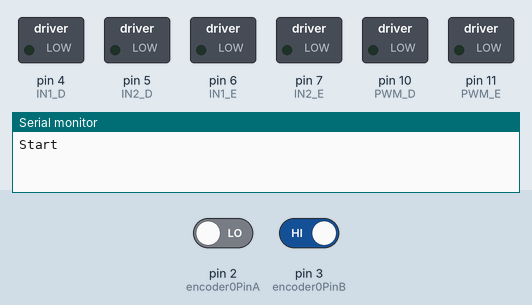
Recording of a sketch running on a simulated Arduino Uno, built with avr-gcc and run on an emulated ATmega328P. On the bench: switched loads named in the sketch (green lamp = pin HIGH), the last lines printed to the serial monitor. The test bench sets the inputs (shaded band); at power-on: pin 2 (encoder0PinA) LOW, pin 3 (encoder0PinB) HIGH.

Above: at 0.05 s.
At 2.95 s:
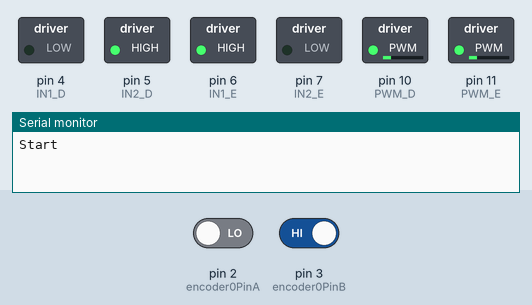
At 6.4 s:
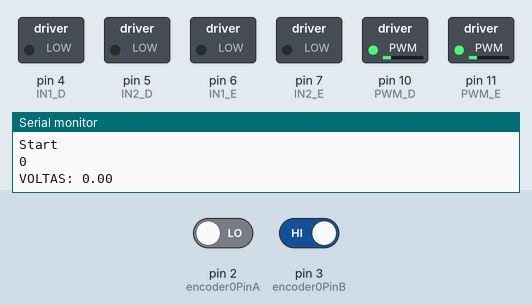
Timing chart, 0 to 7.4 s (numbered marks = the images above):
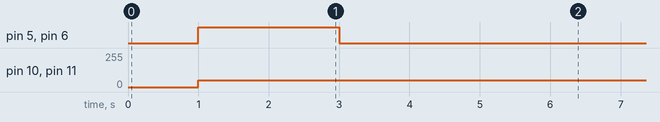

The sketch:

motorEncoder2canais.ino
```cpp
/* read a rotary encoder with interrupts
   Encoder hooked up with common to GROUND,
   encoder0PinA to pin 2, encoder0PinB to pin 4 (or pin 3 see below)
   it doesn't matter which encoder pin you use for A or B

   uses Arduino pullups on A & B channel outputs
   turning on the pullups saves having to hook up resistors
   to the A & B channel outputs

*/

// Variáveis encoder

#define encoder0PinA 2
#define encoder0PinB 3

volatile long encoder0Pos = 0;
double voltas = 0;

//Variáveis driver

#define IN1_D 4 //laranjas
#define IN2_D 5
#define IN1_E 6 //amarelos
#define IN2_E 7

#define PWM_D 10 //azul
#define PWM_E 11 //roxo

#define pot 50


void doEncoderA(){

  // look for a low-to-high on channel A
  if (digitalRead(encoder0PinA) == HIGH) {
    // check channel B to see which way encoder is turning
    if (digitalRead(encoder0PinB) == LOW) {
      encoder0Pos = encoder0Pos + 1;         // CW
    }
    else {
      encoder0Pos = encoder0Pos - 1;         // CCW
    }
  }
  else   // must be a high-to-low edge on channel A
  {
    // check channel B to see which way encoder is turning
    if (digitalRead(encoder0PinB) == HIGH) {
      encoder0Pos = encoder0Pos + 1;          // CW
    }
    else {
      encoder0Pos = encoder0Pos - 1;          // CCW
    }
  }
  //Serial.println (encoder0Pos, DEC);
  // use for debugging - remember to comment out
}

void doEncoderB(){

  // look for a low-to-high on channel B
  if (digitalRead(encoder0PinB) == HIGH) {
   // check channel A to see which way encoder is turning
    if (digitalRead(encoder0PinA) == HIGH) {
      encoder0Pos = encoder0Pos + 1;         // CW
    }
    else {
      encoder0Pos = encoder0Pos - 1;         // CCW
    }
  }
  // Look for a high-to-low on channel B
  else {
    // check channel B to see which way encoder is turning
    if (digitalRead(encoder0PinA) == LOW) {
      encoder0Pos = encoder0Pos + 1;          // CW
    }
    else {
      encoder0Pos = encoder0Pos - 1;          // CCW
    }
  }
}


//Funções driver

void direita (int potEsquerda, int potDireita) {
  analogWrite(PWM_E, potEsquerda);
  analogWrite(PWM_D, potDireita);
  digitalWrite(IN1_E, HIGH);
  digitalWrite(IN2_E, LOW);
  digitalWrite(IN1_D, HIGH);
  digitalWrite(IN2_D, LOW);

}

void esquerda (int potEsquerda, int potDireita) {
  analogWrite(PWM_E, potEsquerda);
  analogWrite(PWM_D, potDireita);
  digitalWrite(IN1_E, LOW);
  digitalWrite(IN2_E, HIGH);
  digitalWrite(IN1_D, LOW);
  digitalWrite(IN2_D, HIGH);

}

void frente(int potEsquerda, int potDireita){
  analogWrite(PWM_E, potEsquerda);
  analogWrite(PWM_D, potDireita);
  digitalWrite(IN1_E, HIGH);
  digitalWrite(IN2_E, LOW);
  digitalWrite(IN1_D, LOW);
  digitalWrite(IN2_D, HIGH);


}

void tras(int potEsquerda, int potDireita){
  analogWrite(PWM_E, potEsquerda);
  analogWrite(PWM_D, potDireita);
  digitalWrite(IN1_E, LOW);
  digitalWrite(IN2_E, HIGH);
  digitalWrite(IN1_D, HIGH);
  digitalWrite(IN2_D, LOW);

}


void parar () {

  digitalWrite(IN1_E, LOW);
  digitalWrite(IN2_E, LOW);
  digitalWrite(IN1_D, LOW);
  digitalWrite(IN2_D, LOW);

}

void setup(){

pinMode(IN1_E, OUTPUT);
pinMode(IN2_E, OUTPUT);
pinMode(IN1_D, OUTPUT);
pinMode(IN2_D, OUTPUT);
pinMode(PWM_E, OUTPUT);
pinMode(PWM_D, OUTPUT);

pinMode(encoder0PinA, INPUT);
pinMode(encoder0PinB, INPUT);

// encoder pin on interrupt 0 (pin 2)
 attachInterrupt(0, doEncoderA, CHANGE);
// encoder pin on interrupt 1 (pin 3)
 attachInterrupt(1, doEncoderB, CHANGE);

 Serial.begin (9600);
 Serial.println("Start");

}

void loop(){

delay(1000);
frente(pot,pot);
//delay(500);
delay(2000);
parar();
delay(3000);

voltas = encoder0Pos/1632.67;
Serial.println (encoder0Pos, DEC);
Serial.print ("VOLTAS: "); Serial.println (voltas);
delay(400);

//delay(500);
//tras(pot,pot);
//delay(3000);
//parar();
//delay(500);
//direita(pot,pot);
//delay(3000);
//parar();
//delay(500);
//esquerda(pot,pot);
//delay(3000);
//parar();
//delay(500);


}


//Funções Encoder
```

Measured:
- by itself, pin 5 (IN2_D), pin 6 (IN1_E): alternates HIGH for 2.0 s and LOW for 4.4 s
- by itself, pin 10 (PWM_D), pin 11 (PWM_E): 0/255 → 50/255 at 1.0 s
